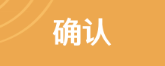
#> input picture templates/menu2.png, 165 x 66 px
$ python -i tacet_navigation.py   (imports and definitions only)
#> lines starting #> are read from the running program, lines starting #| are printed output that depends on the picture; pictures that were not available may be replaced by others from this repository, and a replacement may not be noted
### image_matcher.py
from __future__ import annotations

from dataclasses import dataclass
from pathlib import Path

import numpy as np
from PIL import Image, ImageFilter


@dataclass
class MatchResult:
    x: int
    y: int
    width: int
    height: int
    score: float

    @property
    def center(self) -> tuple[int, int]:
        return self.x + self.width // 2, self.y + self.height // 2


class TemplateMatcher:
    def __init__(self, templates_dir: Path):
        self.templates_dir = templates_dir

    # [115 lines left out: functions find, find_fast, not called in this run]


def _load_rgb(path: Path) -> np.ndarray:
    return np.asarray(Image.open(path).convert("RGB"), dtype=np.float64) / 255.0


# [50 lines left out: functions _gray_array, _scaled_template, _scaled_template_gray, _match_single_scale_rgb, not called in this run]


def _match_single_scale_gray(image: np.ndarray, template: np.ndarray) -> MatchResult:
    th, tw = template.shape
    template_zero = template - template.mean()
    template_norm = float(np.sqrt(np.sum(template_zero * template_zero)))
    if template_norm < 1e-6:
        raise RuntimeError("模板内容过于单一，请裁剪包含文字、图标或边框的区域。")

    numerator = _fft_convolve_valid(image, template_zero[::-1, ::-1])
    window_area = float(th * tw)
    image_sum = _window_sum(image, th, tw)
    image_sum_sq = _window_sum(image * image, th, tw)
    image_norm = np.sqrt(np.maximum(image_sum_sq - image_sum * image_sum / window_area, 0.0))
    denominator = image_norm * template_norm
    scores = np.divide(numerator, denominator, out=np.full_like(numerator, -1.0), where=denominator > 1e-8)
    scores[image_norm < (template_norm * 0.08)] = -1.0
    scores = np.clip(scores, -1.0, 1.0)
    y, x = np.unravel_index(np.argmax(scores), scores.shape)
    return MatchResult(x=int(x), y=int(y), width=int(tw), height=int(th), score=float(scores[y, x]))


def _window_sum(image: np.ndarray, height: int, width: int) -> np.ndarray:
    integral = np.pad(image, ((1, 0), (1, 0)), mode="constant").cumsum(axis=0).cumsum(axis=1)
    return (
        integral[height:, width:]
        - integral[:-height, width:]
        - integral[height:, :-width]
        + integral[:-height, :-width]
    )


def _fft_convolve_valid(image: np.ndarray, kernel: np.ndarray) -> np.ndarray:
    """NumPy-only equivalent of scipy.signal.fftconvolve(..., mode='valid')."""
    image_height, image_width = image.shape
    kernel_height, kernel_width = kernel.shape
    if kernel_height > image_height or kernel_width > image_width:
        raise ValueError("卷积模板不能大于截图。")

    full_shape = (
        image_height + kernel_height - 1,
        image_width + kernel_width - 1,
    )
    image_fft = np.fft.rfft2(image, full_shape)
    kernel_fft = np.fft.rfft2(kernel, full_shape)
    full = np.fft.irfft2(image_fft * kernel_fft, full_shape)
    return full[
        kernel_height - 1 : image_height,
        kernel_width - 1 : image_width,
    ]

### tasks/tacet_navigation.py
"""Supplementary evidence for an already-open tacet-field guide page."""
from functools import lru_cache
from pathlib import Path

import numpy as np
from PIL import Image

from image_matcher import _match_single_scale_gray


@lru_cache(maxsize=1)
def _label():
    with Image.open(Path(__file__).resolve().parent.parent/'templates/daily/guide_tacet_selected_native.png') as image:
        return image.convert('L').copy()


def selected_tacet_label(screenshot):
#> called with screenshot = '../templates/menu2.png'
    with Image.open(screenshot) as image:
#> image is the input picture: PIL image 165x66 RGB; mean R, G, B 238.5, 174.3, 91.2
        width, height = image.size
#> width = 165; height = 66
        left, top = round(width*.13), round(height*.40)
#> left = 21; top = 26
        gray = np.asarray(image.crop((left, top, round(width*.35), round(height*.87))).convert('L'), dtype=np.float64)/255
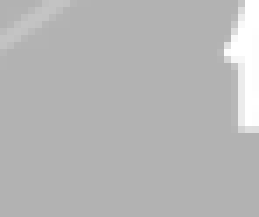
#> gray: shape (31, 37) float64 (shown 7 times larger); min 0.698, max 1, mean 0.715
        rgb = np.asarray(image.convert('RGB'))
    label = _label()
#> in _label, `return image.convert('L').copy()`:
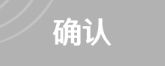
#> returned value: PIL image 165x66 L; min 178, max 255, mean 183.6
    for scale in (width/1600, width/1600*.96, width/1600*1.04, width/1600*.9, width/1600*1.1):
        patch = np.asarray(label.resize((round(label.width*scale), round(label.height*scale))), dtype=np.float64)/255
        match = _match_single_scale_gray(gray, patch)
        if match.score < .86:
            continue
        row_y = top+match.y+patch.shape[0]//2
        row = rgb[max(0, row_y-round(height*.025)):min(height, row_y+round(height*.025)),
                  round(width*.105):round(width*.34)]
        if row.size and float((row.min(axis=2) > 170).mean()) > .5:
            return row_y
#> this loop made 5 passes
#> (template_norm in _match_single_scale_gray, x in _match_single_scale_gray) on passes 1 to 5: (0.555, 0), (0.531, 0), (0.566, 9), (0.476, 0), (0.591, 9)
#> pass 1, in _fft_convolve_valid, `full = np.fft.irfft2(image_fft * kernel_fft, full_shape)`:
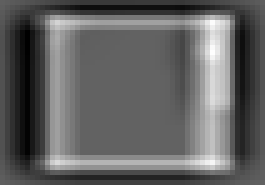
#> full: shape (37, 53) float64 (shown 5 times larger); min -0.642, max 1.03, mean -1.01e-14; drawn with min black and max white
#> pass 1, in _match_single_scale_gray, `numerator = _fft_convolve_valid(image, template_zero[::-1, ::-1])`:
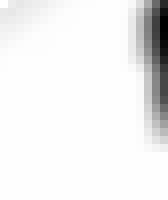
#> numerator: shape (25, 21) float64 (shown 8 times larger); min -0.183, max 0.000668, mean -0.0109; drawn with min black and max white
#> pass 1, in _window_sum, `integral = np.pad(image, ((1, 0), (1, 0)), mode="constant").cumsum(axi..`:
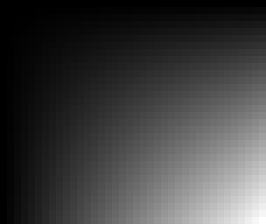
#> integral: shape (32, 38) float64 (shown 7 times larger); min 0, max 820.4, mean 202.3; drawn with min black and max white
#> pass 1, in _match_single_scale_gray, `image_sum = _window_sum(image, th, tw)`:
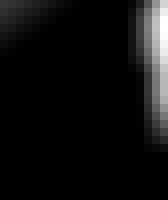
#> image_sum: shape (25, 21) float64 (shown 8 times larger); min 83.07, max 91.36, mean 83.6; drawn with min black and max white
    return None


def tacet_card_list_present(screenshot):
    """Require multiple right-hand cards with their separate dark action buttons."""
    with Image.open(screenshot) as image:
        pixels = np.asarray(image.convert('RGB'))
    height, width = pixels.shape[:2]
    panel = pixels[round(height*.22):round(height*.86), round(width*.37):round(width*.96)]
    pale = (panel.min(axis=2) > 145) & (panel.max(axis=2)-panel.min(axis=2) < 65)
    active = np.flatnonzero(pale.mean(axis=1) > .48)
    if not len(active):
        return False
    groups = np.split(active, np.flatnonzero(np.diff(active) > max(3, round(height*.008)))+1)
    cards = 0
    for group in groups:
        if not height*.055 <= len(group) <= height*.16:
            continue
        row_y = round(height*.22)+int((group[0]+group[-1])//2)
        button = pixels[row_y-round(height*.015):row_y+round(height*.015),
                        round(width*.84):round(width*.94)]
        if button.size and float((button.max(axis=2) < 100).mean()) > .5:
            cards += 1
    return cards >= 2

>>> result = selected_tacet_label('../templates/menu2.png')
